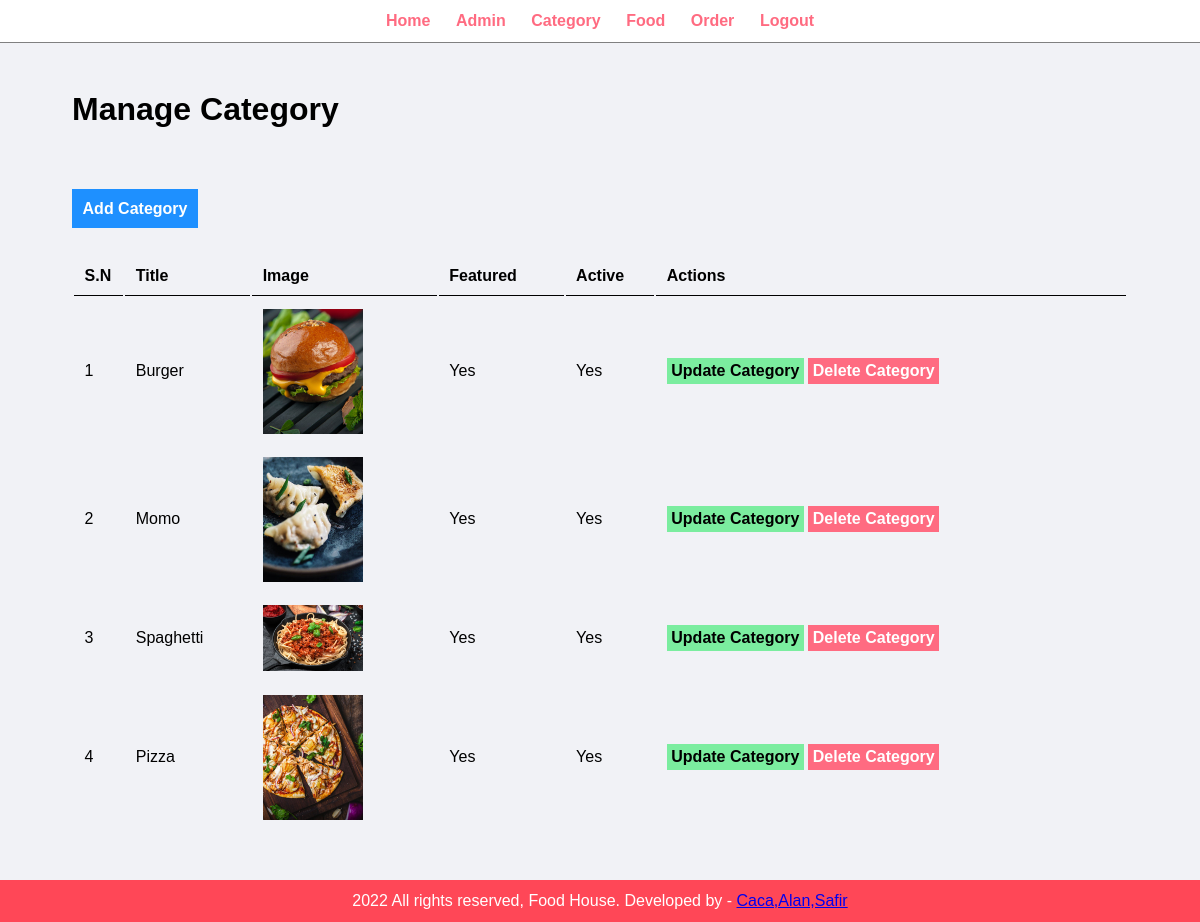
Page /admin/manage-category.php (signed in) on the committed database.
### tables this page shows
CREATE TABLE `tbl_category` (
  `id` int(10) UNSIGNED NOT NULL,
  `title` varchar(100) NOT NULL,
  `image_name` varchar(255) NOT NULL,
  `featured` varchar(10) NOT NULL,
  `active` varchar(10) NOT NULL
);

### admin/manage-category.php (the view, shortened to what this page needs)
<?php include('partials/menu.php'); ?>
<div class="main-content">
    <div class="wrapper">
    <h1>Manage Category</h1>
    <br /><br />
    <br><br>
            <a href="<?php echo SITEURL; ?>admin/add-category.php" class="btn-primary">Add Category</a>
            <br /><br /><br />
            <table class="tbl-full">
                <tr>
                    <th>S.N</th>
                    <th>Title</th>
                    <th>Image</th>
                    <th>Featured</th>
                    <th>Active</th>
                    <th>Actions</th>
                </tr>
                <?php
                    $sql = "SELECT * FROM tbl_category";
                    $res = mysqli_query($conn,$sql);
                    $count = mysqli_num_rows($res);
                    $sn=1;
                    if($count>0)
                    {
                        while($row=mysqli_fetch_assoc($res))
                        {
                            $id = $row['id'];
                            $title = $row['title'];
                            $image_name = $row['image_name'];
                            $featured = $row['featured'];
                            $active = $row['active'];
                            ?>
                                <tr>
                                    <td><?php echo $sn++; ?></td>
                                    <td><?php echo $title; ?></td>
                                    <td>
                                        <?php
                                            if($image_name!="")
                                            {
                                                ?>
                                                <img src="<?php echo SITEURL; ?>images/category/<?php echo $image_name; ?>" width="100px" >
                                                <?php
                                            }
                                            else
                                            {
                                                echo "<div class='error'>Image not Added.</div>";
                                            }
                                        ?>
                                    </td>
                                    <td><?php echo $featured; ?></td>
                                    <td><?php echo $active; ?></td>
                                    <td>
                                        <a href="<?php echo SITEURL; ?>admin/update-category.php?id=<?php echo $id; ?>" class="btn-secondary">Update Category</a>
                                        <a href="<?php echo SITEURL; ?>admin/delete-category.php?id=<?php echo $id; ?>&image_name=<?php echo $image_name; ?>" class="btn-danger">Delete Category</a>
                                    </td>
                                </tr>
                            <?php
                        }
                    }
                    else
                    {
                        ?>
                        <tr>
                            <td colspan="6"><div class="error">No Category Added.</div></td>
                        </tr>
                        <?php
                    }
                    ?>
            </table>
    </div>
</div>
<?php include('partials/footer.php'); ?>

### admin/partials/menu.php (shortened to what this page needs)
<html>
    <head>
        <link rel="stylesheet" href="../css/admin.css">
    </head>
</html>
<body>
    <div class="menu text-center">
        <div class="wrapper">
            <ul>
                <li><a href="index.php">Home</a></li>
                <li><a href="manage-admin.php">Admin</a></li>
                <li><a href="manage-category.php">Category</a></li>
                <li><a href="manage-food.php">Food</a></li>
                <li><a href="manage-order.php">Order</a></li>
                <li><a href="Logout.php">Logout</a></li>
            </ul>
        </div>
    </div>

### admin/partials/footer.php
<div class="footer">
        <div class="wrapper">
            <p class="text-center">2022 All rights reserved, Food House. Developed by - <a href="#"> Caca,Alan,Safir</a></p>
        </div>
    </div>
</body>
</html>

### css/admin.css (style rules this page uses)
* { margin: 0; padding: 0; font-family: arial,helvetica,sans-serif; }
.wrapper { padding: 1%; width: 88%; margin: 0 auto }
.text-center { text-align: center; }
.tbl-full { width: 100%; }
table tr th { border-bottom: 1px solid black; padding:1%; text-align:left; }
table tr td { padding:1%; }
.btn-primary { background-color:#1e90ff; padding: 1%; color: white; text-decoration: none; font-weight: bold; }
.btn-secondary { background-color:#7bed9f; padding: 1%; color: black; text-decoration: none; font-weight: bold; }
.btn-danger { background-color: #ff6b81; padding: 1%; color: white; text-decoration: none; font-weight: bold; }
.menu { border-bottom: 1px solid grey; }
.menu ul { list-style-type:none; }
.menu ul li { display: inline; padding: 1%; }
.menu ul li a { text-decoration: none; font-weight: bold; color:#ff6b81; }
.main-content { background-color: #f1f2f6; padding: 3% 0; }
.footer { background-color:#ff4757; color: white; }

### rows in the picture
tbl_category: title "Burger", image_name (picture), featured "Yes", active "Yes"
tbl_category: title "Momo", image_name (picture), featured "Yes", active "Yes"
tbl_category: title "Spaghetti", image_name (picture), featured "Yes", active "Yes"
tbl_category: title "Pizza", image_name (picture), featured "Yes", active "Yes"
